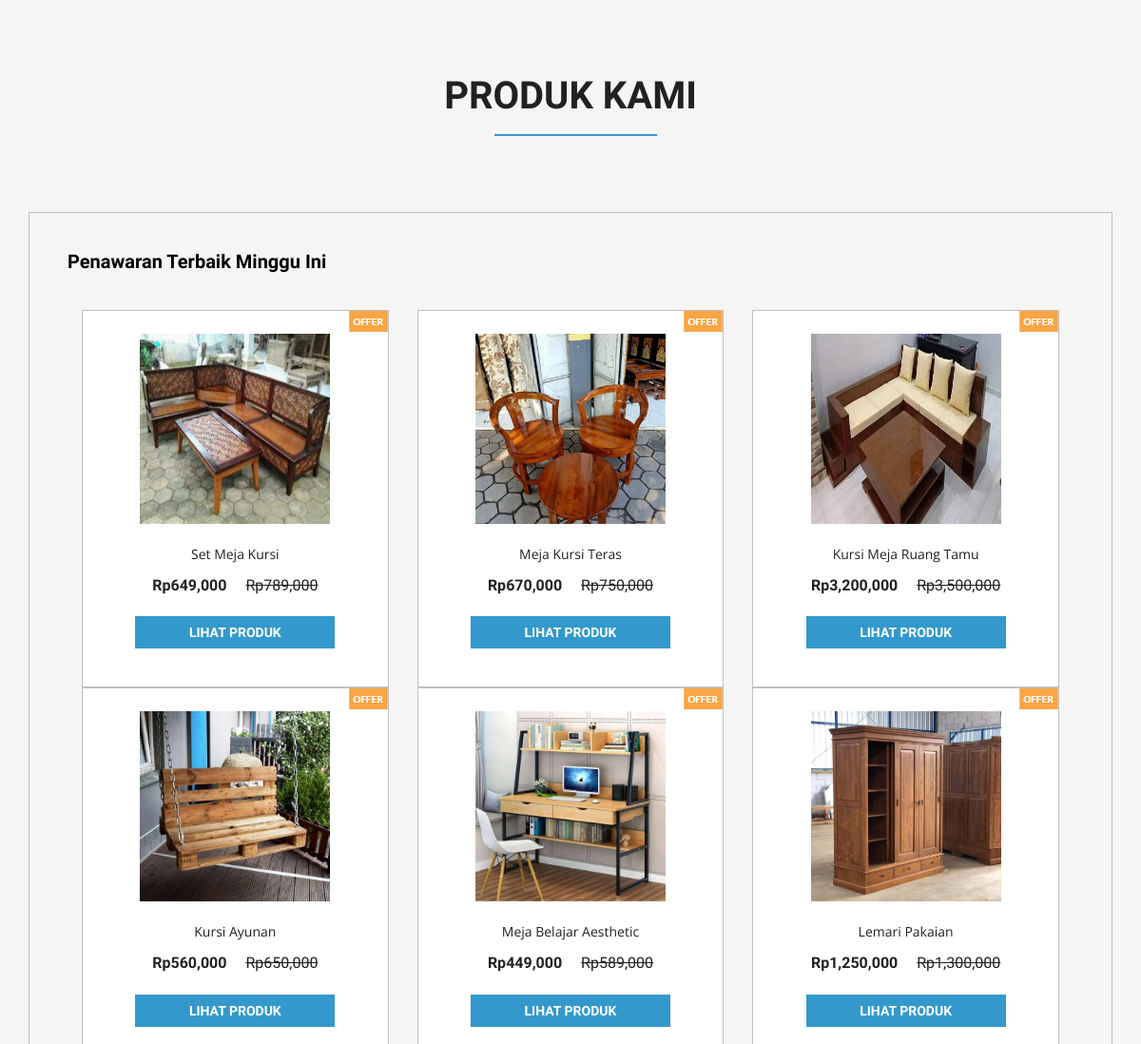
Before: / (middle part) with the older database file.
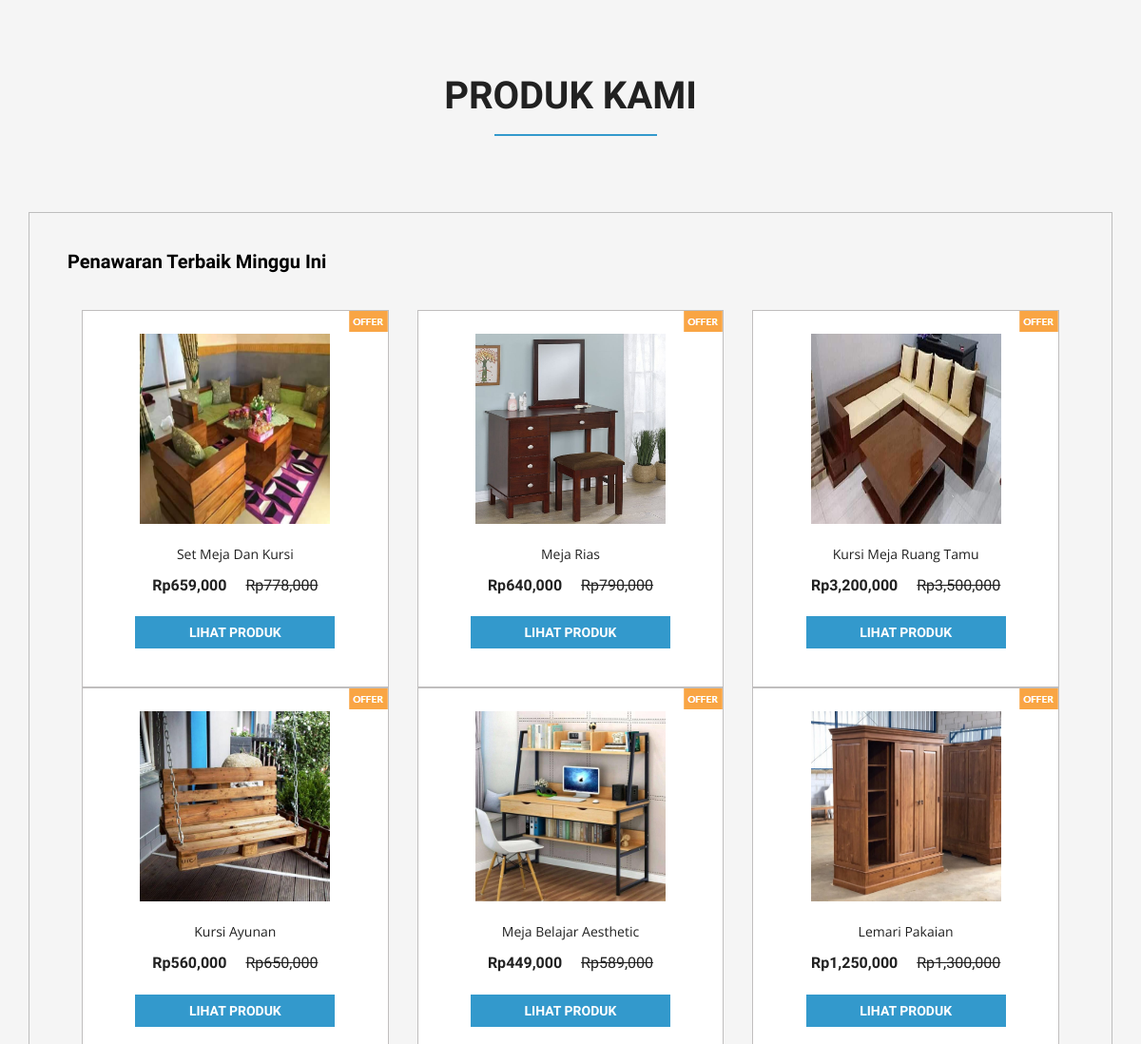
After: the same page with the newer database file.
### tables this page shows
CREATE TABLE `produk` (
  `idproduk` int(11) NOT NULL,
  `idkategori` int(11) NOT NULL,
  `namaproduk` varchar(30) NOT NULL,
  `gambar` varchar(100) NOT NULL,
  `deskripsi` varchar(200) NOT NULL,
  `rate` int(11) NOT NULL,
  `hargabefore` int(11) NOT NULL,
  `hargaafter` int(11) NOT NULL,
  `tgldibuat` timestamp NOT NULL DEFAULT current_timestamp()
);

### index.php (the view, shortened to what this page needs)
<?php
include 'dbconnect.php';
?>
<!DOCTYPE html>
<html>
<head>
<link href="css/bootstrap.css" rel="stylesheet" type="text/css" media="all" />
<link href="css/style.css" rel="stylesheet" type="text/css" media="all" />
<link rel="stylesheet" href="https://cdn.jsdelivr.net/npm/bootstrap-icons@1.8.1/font/bootstrap-icons.css">
<link href="css/font-awesome.css" rel="stylesheet">
</head>
<body>
	<div class="top-brands">
		<div class="container">
		<h2>Produk Kami</h2>
			<div class="grid_3 grid_5">
				<div class="bs-example bs-example-tabs" role="tabpanel" data-example-id="togglable-tabs">
					<div id="myTabContent" class="tab-content">
						<div role="tabpanel" class="tab-pane fade in active" id="expeditions" aria-labelledby="expeditions-tab">
							<div class="agile-tp">
								<h5>Penawaran Terbaik Minggu Ini
								</h5>
								</div>
							<div class="agile_top_brands_grids">
							<?php
											$brgs=mysqli_query($conn,"SELECT * from produk order by idproduk ASC");
											while($p=mysqli_fetch_array($brgs)){
												?>
								<div class="col-md-4 top_brand_left">
									<div class="hover14 column">
										<div class="agile_top_brand_left_grid">
											<div class="agile_top_brand_left_grid_pos">
												<img src="images/offer.png" alt=" " class="img-responsive" />
											</div>
											<div class="agile_top_brand_left_grid1">
												<figure>
													<div class="snipcart-item block" >
														<div class="snipcart-thumb">
															<a href="product.php?idproduk=<?php echo $p['idproduk'] ?>"><img title=" " alt=" " src="<?php echo $p['gambar']?>" width="200px" height="200px" /></a>
															<p><?php echo $p['namaproduk'] ?></p>
															<h4>Rp<?php echo number_format($p['hargaafter']) ?> <span>Rp<?php echo number_format($p['hargabefore']) ?></span></h4>
														</div>
														<div class="snipcart-details top_brand_home_details">
																<fieldset>
																	<a href="product.php?idproduk=<?php echo $p['idproduk'] ?>"><input type="submit" class="button" value="Lihat Produk" /></a>
																</fieldset>
														</div>
													</div>
												</figure>
											</div>
										</div>
									</div>
								</div>
								<?php
											}
								?>
								<div class="clearfix"> </div>
							</div>
						</div>
					</div>
				</div>
			</div>
		</div>
	</div>
<link href="css/skdslider.css" rel="stylesheet">
</body>
</html>

Changed rows visible on the page:
changed produk: gambar: a different picture; namaproduk "Set Meja Kursi" → "Set Meja Dan Kursi"; hargaafter "649,000" → "659,000"; hargabefore "789,000" → "778,000"
changed produk: gambar: a different picture; namaproduk "Meja Kursi Teras" → "Meja Rias"; hargaafter "670,000" → "640,000"; hargabefore "750,000" → "790,000"
